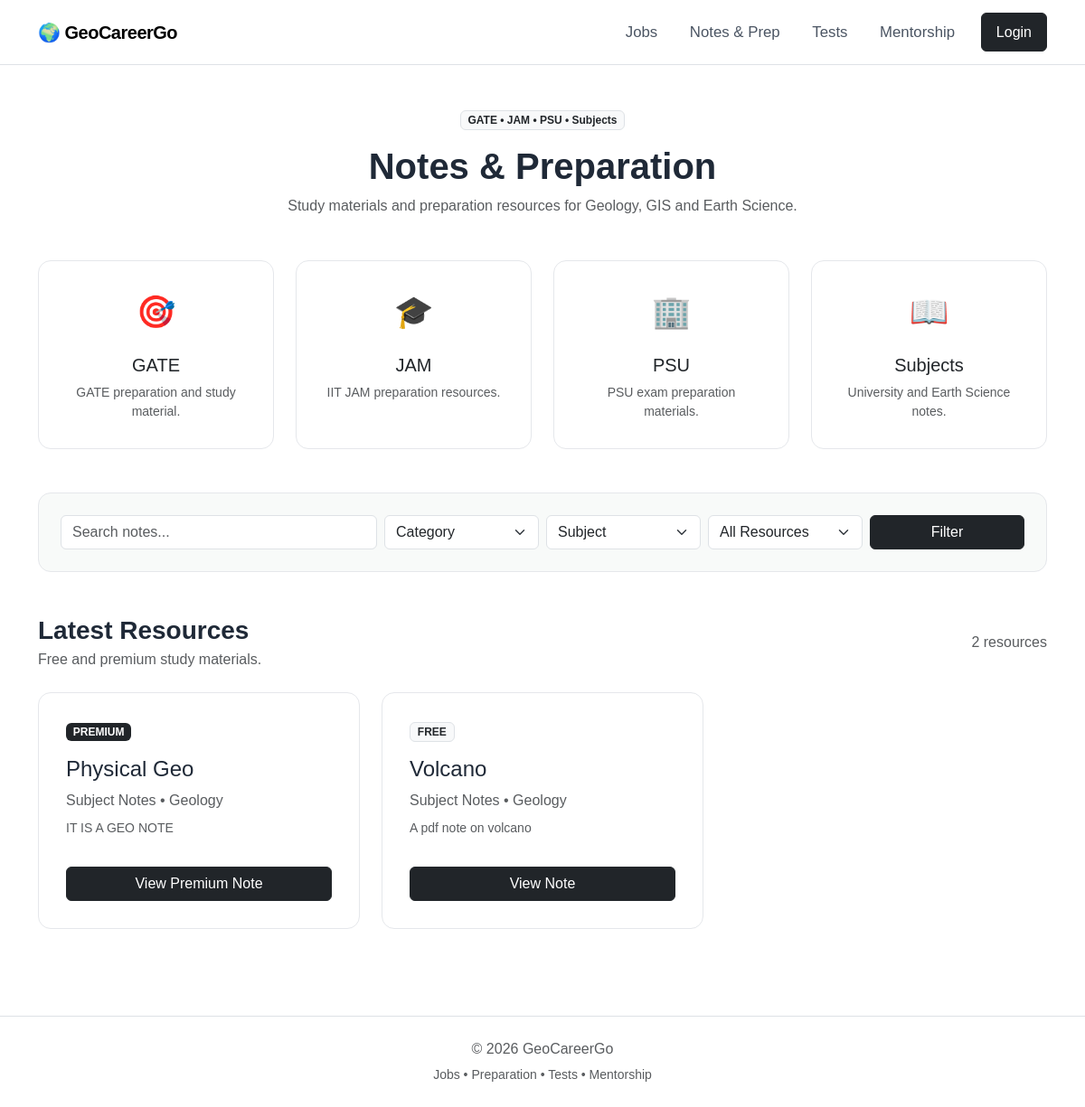
The app's page /notes/ with its own data.
### notes/models.py (models this page shows, shortened)
class Note(models.Model):
    CATEGORY_CHOICES = [
        ("gate", "GATE"),
        ("jam", "JAM"),
        ("psu", "PSU Preparation"),
        ("subject", "Subject Notes"),
    ]
    ACCESS_CHOICES = [
        ("free", "Free"),
        ("paid", "Premium"),
    ]
    title = models.CharField(max_length=200)
    category = models.CharField(
        max_length=20,
        choices=CATEGORY_CHOICES
    )
    subject = models.CharField(
        max_length=150,
        blank=True
    )
    subject_obj = models.ForeignKey(
        Subject,
        on_delete=models.SET_NULL,
        null=True,
        blank=True,
        related_name="notes"
    )
    description = models.TextField(
        blank=True
    )
    pdf_file = models.FileField(
        upload_to="notes/"
    )
    access_type = models.CharField(
        max_length=10,
        choices=ACCESS_CHOICES,
        default="free"
    )
    price = models.DecimalField(
        max_digits=8,
        decimal_places=2,
        default=0
    )
    is_active = models.BooleanField(
        default=True
    )
    created_at = models.DateTimeField(
        auto_now_add=True
    )
    updated_at = models.DateTimeField(
        auto_now=True
    )
    @property
    def subject_name(self):
        if self.subject_obj:
            return self.subject_obj.name
        return self.subject

class Subject(models.Model):
    name = models.CharField(
        max_length=150,
        unique=True
    )
    description = models.TextField(
        blank=True
    )
    is_active = models.BooleanField(
        default=True
    )
    created_at = models.DateTimeField(
        auto_now_add=True
    )

### notes/views.py (the view, shortened to what this page needs)
def note_list(request):
    notes = Note.objects.filter(
        is_active=True
    ).select_related(
        "subject_obj"
    ).order_by("-created_at")
    search = request.GET.get("q", "").strip()
    category = request.GET.get("category", "").strip()
    if category:
        notes = notes.filter(
            category=category
        )
    access_type = request.GET.get("access", "").strip()
    if access_type:
        notes = notes.filter(
            access_type=access_type
        )
    subject_id = request.GET.get("subject", "").strip()
    if subject_id:
        notes = notes.filter(
            subject_obj_id=subject_id
        )
    notes = notes.distinct()
    paginator = Paginator(
        notes,
        9
    )
    page_number = request.GET.get("page")
    page_obj = paginator.get_page(
        page_number
    )
    subjects = Subject.objects.filter(
        is_active=True
    ).order_by("name")
    return render(
        request,
        "notes/note_list.html",
        {
            "notes": page_obj,
            "page_obj": page_obj,
            "subjects": subjects,
            "search": search,
            "selected_category": category,
            "selected_access": access_type,
            "selected_subject": subject_id,
        }
    )

### templates/notes/note_list.html (shortened to what this page needs)
{% extends "base.html" %}
{% block content %}
<section class="py-5">
    <div class="container">
        <div class="text-center mb-5">
            <span class="badge bg-light text-dark border mb-3">
                GATE • JAM • PSU • Subjects
            </span>
            <h1 class="fw-bold">
                Notes & Preparation
            </h1>
            <p class="text-muted">
                Study materials and preparation resources
                for Geology, GIS and Earth Science.
            </p>
        </div>
        <div class="row g-4 mb-5">
            <div class="col-md-6 col-lg-3">
                <a
                    href="{% url 'notes:note_list' %}?category=gate"
                    class="text-decoration-none text-dark"
                >
                    <div class="feature-card text-center h-100">
                        <div class="feature-icon">
                            🎯
                        </div>
                        <h5>
                            GATE
                        </h5>
                        <p class="text-muted small mb-0">
                            GATE preparation and study material.
                        </p>
                    </div>
                </a>
            </div>
            <div class="col-md-6 col-lg-3">
                <a
                    href="{% url 'notes:note_list' %}?category=jam"
                    class="text-decoration-none text-dark"
                >
                    <div class="feature-card text-center h-100">
                        <div class="feature-icon">
                            🎓
                        </div>
                        <h5>
                            JAM
                        </h5>
                        <p class="text-muted small mb-0">
                            IIT JAM preparation resources.
                        </p>
                    </div>
                </a>
            </div>
            <div class="col-md-6 col-lg-3">
                <a
                    href="{% url 'notes:note_list' %}?category=psu"
                    class="text-decoration-none text-dark"
                >
                    <div class="feature-card text-center h-100">
                        <div class="feature-icon">
                            🏢
                        </div>
                        <h5>
                            PSU
                        </h5>
                        <p class="text-muted small mb-0">
                            PSU exam preparation materials.
                        </p>
                    </div>
                </a>
            </div>
            <div class="col-md-6 col-lg-3">
                <a
                    href="{% url 'notes:note_list' %}?category=subject"
                    class="text-decoration-none text-dark"
                >
                    <div class="feature-card text-center h-100">
                        <div class="feature-icon">
                            📖
                        </div>
                        <h5>
                            Subjects
                        </h5>
                        <p class="text-muted small mb-0">
                            University and Earth Science notes.
                        </p>
                    </div>
                </a>
            </div>
        </div>
        <div class="job-search-box mb-5">
            <form method="GET">
                <div class="row g-2">
                    <div class="col-lg-4">
                        <input
                            type="text"
                            name="q"
                            value="{{ search }}"
                            class="form-control"
                            placeholder="Search notes..."
                        >
                    </div>
                    <div class="col-lg-2">
                        <select
                            name="category"
                            class="form-select"
                        >
                            <option value="">
                                Category
                            </option>
                        </select>
                    </div>
                    <div class="col-lg-2">
                        <select
                            name="subject"
                            class="form-select"
                        >
                            <option value="">
                                Subject
                            </option>
                        </select>
                    </div>
                    <div class="col-lg-2">
                        <select
                            name="access"
                            class="form-select"
                        >
                            <option value="">
                                All Resources
                            </option>
                        </select>
                    </div>
                    <div class="col-lg-2">
                        <button
                            type="submit"
                            class="btn btn-dark w-100"
                        >
                            Filter
                        </button>
                    </div>
                </div>
            </form>
        </div>
        <div class="d-flex justify-content-between align-items-center mb-4">
            <div>
                <h3 class="fw-bold mb-1">
                    Latest Resources
                </h3>
                <p class="text-muted mb-0">
                    Free and premium study materials.
                </p>
            </div>
            <span class="text-muted">
                {{ page_obj.paginator.count }}
                resource{{ page_obj.paginator.count|pluralize }}
            </span>
        </div>
        <div class="row g-4">
            {% for note in notes %}
            <div class="col-md-6 col-lg-4">
                <div class="feature-card h-100 d-flex flex-column">
                    <div>
                        {% if note.access_type == "paid" %}
                            <span class="badge bg-dark">
                                PREMIUM
                            </span>
                        {% else %}
                            <span class="badge bg-light text-dark border">
                                FREE
                            </span>
                        {% endif %}
                    </div>
                    <h4 class="mt-3">
                        {{ note.title }}
                    </h4>
                    <p class="text-muted mb-2">
                        {{ note.get_category_display }}
                        •
                        {{ note.subject_name }}
                    </p>
                    {% if note.description %}
                        <p class="text-muted small">
                            {{ note.description|truncatewords:20 }}
                        </p>
                    {% else %}
                        <p class="text-muted small">
                            Study material for
                            {{ note.subject_name }}.
                        </p>
                    {% endif %}
                    <div class="mt-auto pt-3">
                        <a
                            href="{% url 'notes:note_detail' note.id %}"
                            class="btn btn-dark w-100"
                        >
                            {% if note.access_type == "paid" %}
                                View Premium Note
                            {% else %}
                                View Note
                            {% endif %}
                        </a>
                    </div>
                </div>
            </div>
            {% endfor %}
        </div>
    </div>
</section>
{% endblock %}

### static/css/style.css (style rules this page uses)
body { font-family: Arial, sans-serif; color: #1f2937; background: #ffffff; }
.feature-card { padding: 30px; border: 1px solid #e5e7eb; border-radius: 14px; background: white; transition: 0.2s; }
.feature-icon { font-size: 35px; margin-bottom: 20px; }
.job-search-box { padding: 24px; background: #f8faf9; border: 1px solid #e5e7eb; border-radius: 14px; }

### records on screen
Note: access_type "PREMIUM", title "Physical Geo", category "Subject Notes", subject_name "Geology", description "IT IS A GEO NOTE"
Note: access_type "FREE", title "Volcano", category "Subject Notes", subject_name "Geology", description "A pdf note on volcano"

### other values on screen
{{ page_obj.paginator.count }} "2"
